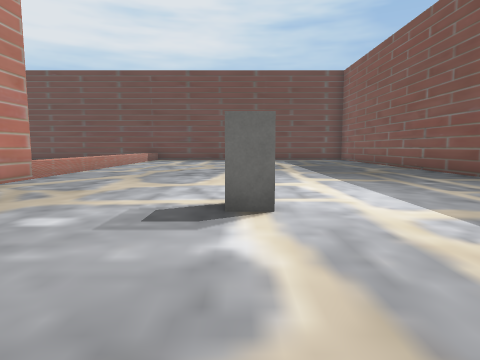
[1] (above)

20 first-person views from a walk through a scene from a Unity 3-D project. The camera is 1.3 m above the floor, tilts 6° down and sees 75° across. The floor is counted in squares, 2 m on a side. Each view is taken from the middle of a square. On the plan, view 1 faces up. The plan holds only what a view shows up to about 10 squares ahead; the rest is blank. The place goes on beyond the plan. The player character is not drawn. Some surface patterns are stand-ins.

[2]
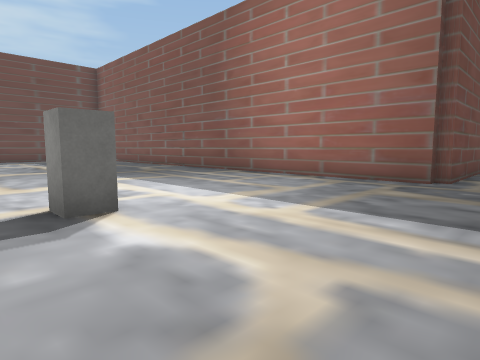

[3]
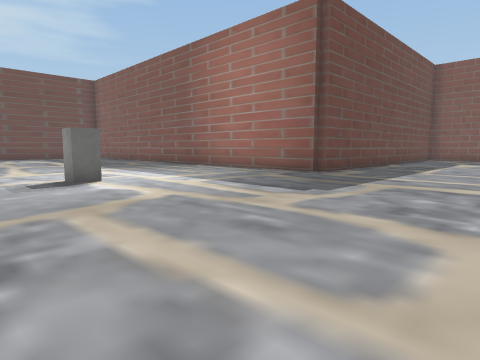

[4]
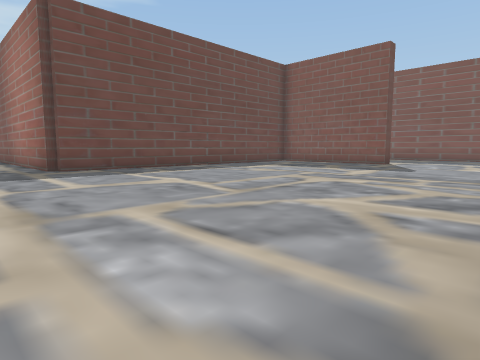

[5]
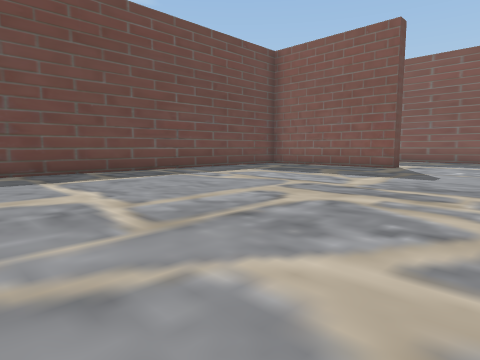

[6]
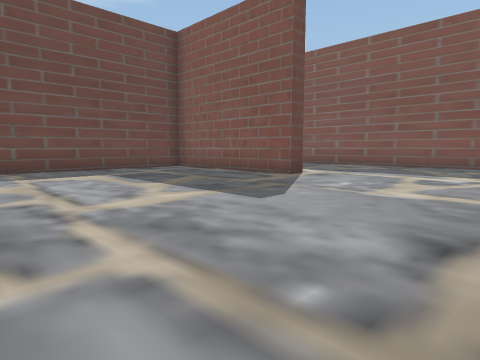

[7]
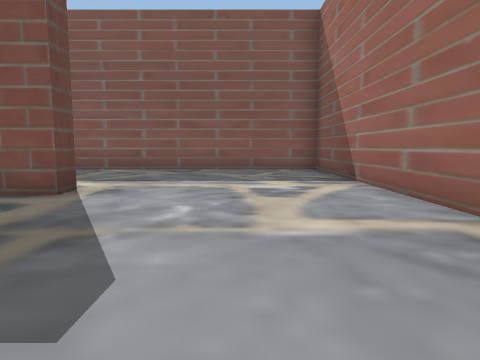

[8]
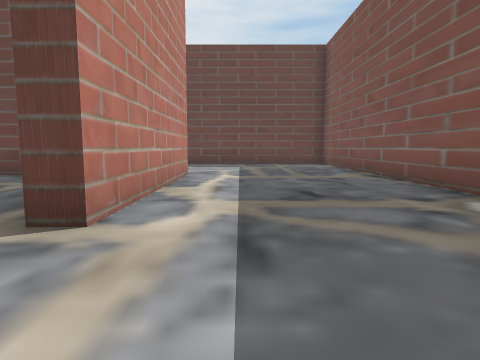

[9]
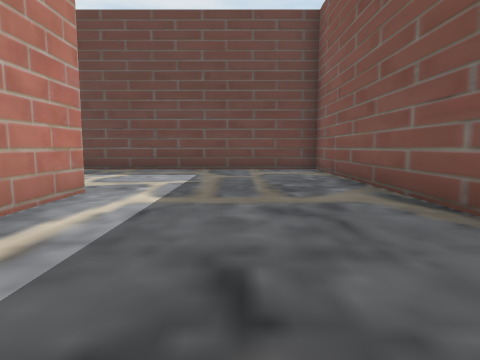

[10]
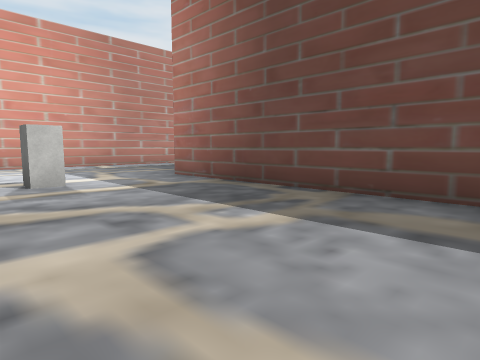

[11]
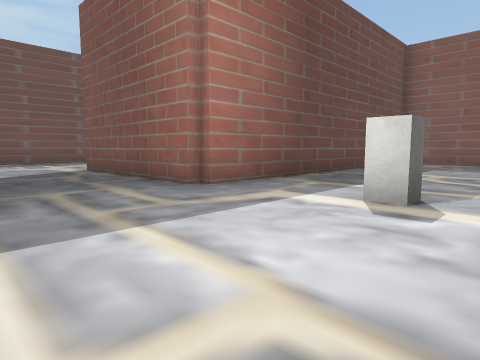

[12]
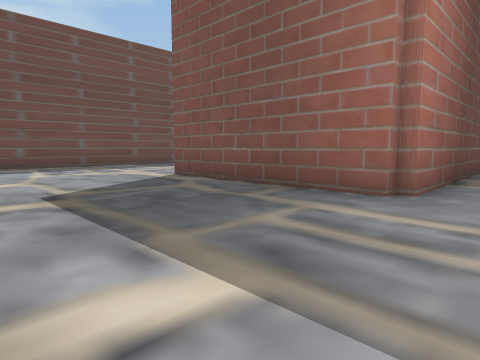

[13]
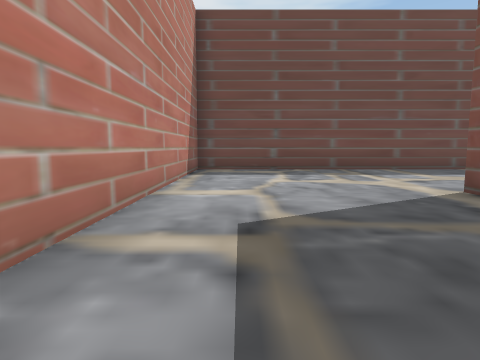

[14]
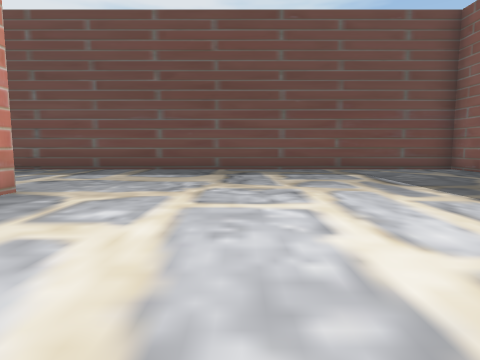

[15]
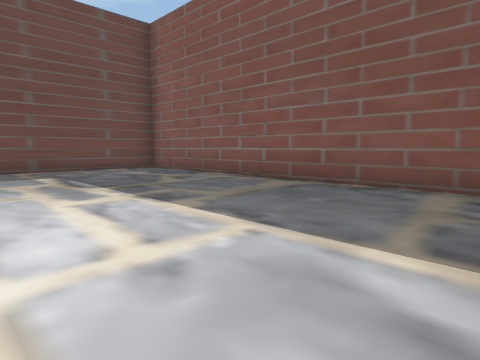

[16]
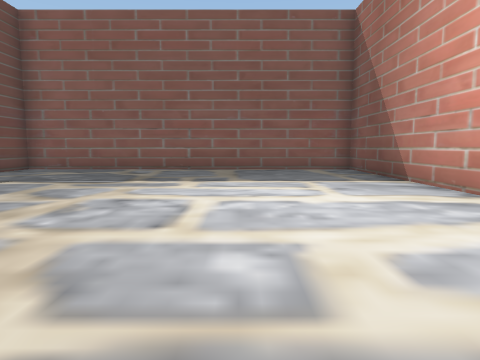

[17]
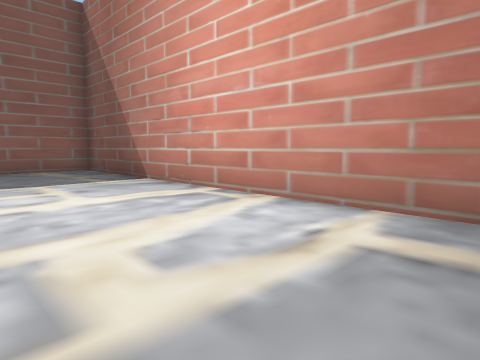

[18]
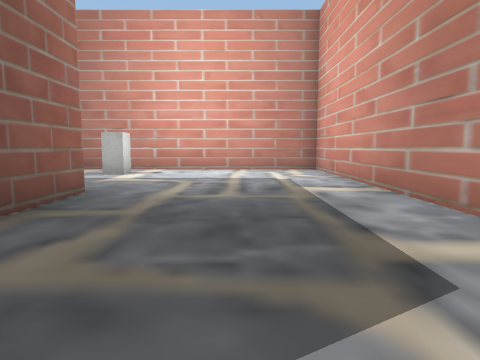

[19]
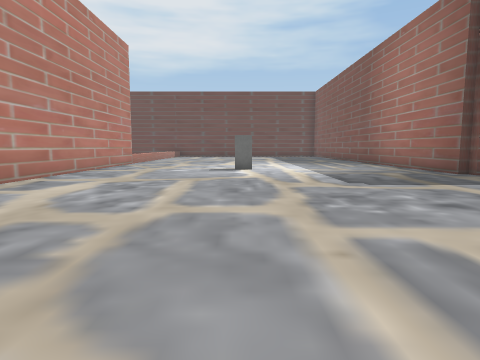

[20]
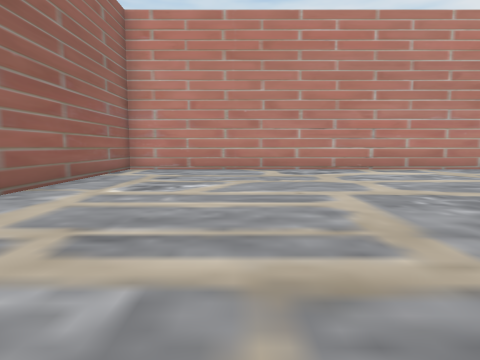

### Floor plan
Points are (right, up) in squares from view 1. A wall is a line through its corners. A room is listed if a view was taken in it or the views show most of it. See-through windows are left out.
Room 1 (views 1, 2, 3, 4, 5, 6, 7, 8, 9, 10, 11, 12, 13, 14, 15, 16, 17, 18, 19, 20)
walls: (11.4, 6.7) (20.3, 6.7) (20.3, 16.2) (5.8, 16.2) (5.8, 1.8) (12.6, 1.8); (14, 1.2) (5.3, 1.2) (5.3, 10.1); (15.8, 1.5) (15.8, -3.5) (15.3, -3.5) (15.3, 0); (-4.2, 4) (-4.2, -8.3) (0.9, -8.3); (-4.2, 9.8) (-4.2, 5.5); (13.9, -8.3) (20.3, -8.3) (20.3, 6.3) (10.3, 6.3) (10.3, 11.5)
objects: block (0, 3); block (11, 3)

Positions as (right, up) in squares from view 1, and headings:
1: (0, 0), facing up
2: (-1, 0), facing up-right
3: (-2, -3), facing up-right
4: (3, -8), facing up-right
5: (5, -7), facing up-right
6: (9, -8), facing up-right
7: (11, -6), facing right
8: (17, -6), facing up
9: (18, -3), facing up
10: (17, 2), facing up-left
11: (7, 2), facing up-right
12: (6, 5), facing up-right
13: (7, 7), facing up
14: (14, 7), facing up
15: (15, 7), facing up-right
16: (11, 10), facing right
17: (11, 10), facing down-right
18: (8, 11), facing down
19: (0, -6), facing up
20: (5, -5), facing left
